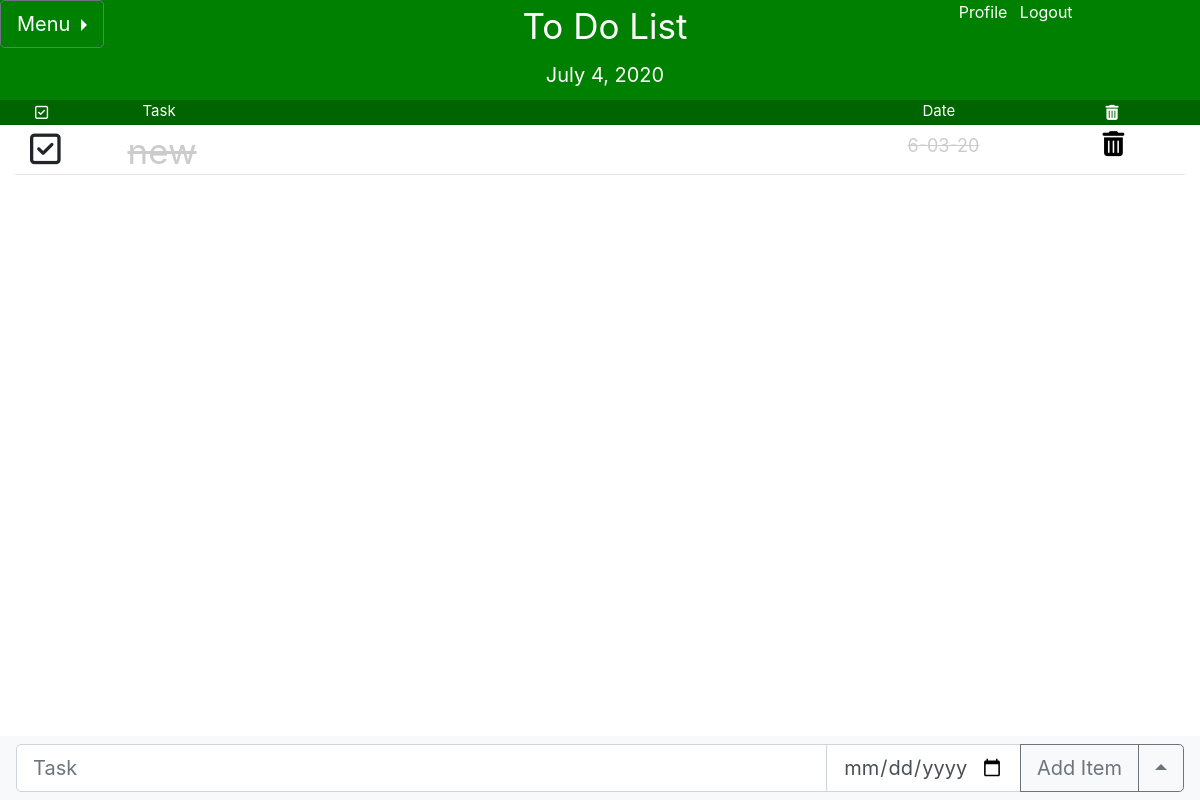
The app's page / (signed in), older data.
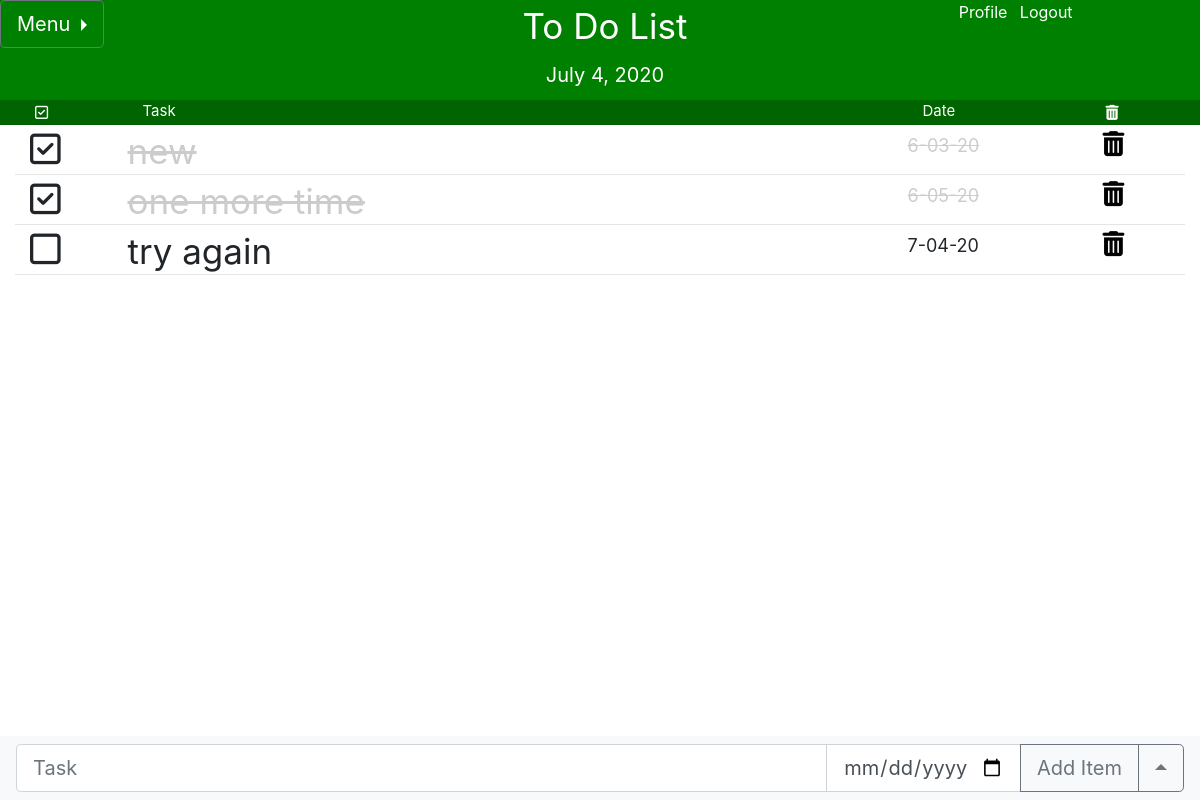
The same page, newer data.
### toDoList/models.py (models this page shows, shortened)
class Item(models.Model):
    task = models.CharField(max_length=30)
    date = models.DateTimeField(default=timezone.now)
    author = models.ForeignKey(User, on_delete=models.CASCADE)
    complete = models.BooleanField(default=False)

### toDoList/views.py (the view)
# urls.py: path('', ItemListView.as_view(), name='list-home'),
class ItemListView(LoginRequiredMixin, ListView):
    model = Item
    template_name ='toDoList/home.html' #<app>/</model>_<viewtype>.html
    context_object_name = 'tasks'
    ordering = ['-date']
    def get_queryset(self):
        return Item.objects.filter(author=self.request.user)

### toDoList/templates/toDoList/home.html
{% extends "toDoList/base.html" %}
{% load crispy_forms_tags %}
{% block content %}
{% if tasks %}
{% for task in tasks %}
    <div class="row item"  id="list" >
        {% if task.complete %}
        <i class="col far fa-check-square" id="box" job="complete" value="{{ task.id  }}"></i>
        <div class="col-8 lineThrough" id="task">{{ task.task }}</div>
        <div class="col-2 lineThrough" id="date">{{ task.date|date:"n-d-y" }}</div>
        {% else %}
        <i class="col far fa-square" id="box" job="complete" value="{{ task.id  }}"></i>
        <div class="col-8" id="task">{{ task.task }}</div>
        <div class="col-2" id="date">{{ task.date|date:"n-d-y" }}</div>
        {% endif %}
        <i class="col fa fa-trash" id="trash"  job="delete"></i>
    </div>
{% endfor %}
{% endif %}
{% endblock content %}

### toDoList/templates/toDoList/base.html (shortened to what this page needs)
{% load static %}
{% load crispy_forms_tags %}
<!DOCTYPE html>
<html>
    <head>
        <link rel="stylesheet" type="text/css" href="{% static 'toDoList/main.css' %}">
        <link rel="stylesheet" href="https://cdnjs.cloudflare.com/ajax/libs/font-awesome/4.7.0/css/font-awesome.min.css">
        <link rel="stylesheet" href="https://stackpath.bootstrapcdn.com/bootstrap/4.5.0/css/bootstrap.min.css">
    </head>
    <body>
    <div class="container-fluid" >
      <div class="fixed-top">
                  <div class="row" id="header">
                    <div class="col">
                       <div class="btn-group dropright">
                          <button class="btn btn-secondary btn-lg dropdown-toggle" type="button" id="dropdownMenuButton" data-toggle="dropdown" aria-haspopup="true" aria-expanded="false" style="background:green;">
                              Menu
                          </button>
                       </div>
                  </div>
                  <div class="col mx-auto" style="color: white; font-size: 35px; padding-left: 25px; text-align: center;">To Do List</div>
                          <div class="col text-center">
                            {% if user.is_authenticated %}
                            <a class="ml-2" id="user-links" href="{% url 'profile' %}">Profile</a>
                            <a class="ml-2" id="user-links" href="{% url 'logout' %}">Logout</a>
                            {% else %}
                            <a class="ml-2" id="user-links" href="{% url 'login' %}">Login</a>
                            <a class="ml-2" id="user-links" href="{% url 'register' %}">Sign-Up</a>
                            {% endif %}
                          </div>
                  </div>
                  <div class="row" id="sub-header">
                      <div class="col"></div>
                        <div class="col mx-auto" id="date-header" style="color: white; font-size: 20px; padding-top: 10px; padding-left: 25px; text-align: center;"></div>
                        <div class="col"></div>
                  </div>
                  <div id="main-heading">
                      <div class="row">
                                      <i class="col far fa-check-square " id="" style="position: relative; left:35px; top: 5px;"></i>
                                      <div class="col-8" style="position: relative; left:40px;">Task</div>
                                      <div class="col-2" id="" style="position: relative; left:0px;">Date</div>
                                      <div class="col fa fa-trash" id="" style="position: relative; left:-22px; top:5px;"></div>
                                  </div>
                  </div>
      </div>
      <div class="container-fluid" id="main">
              {% block content %}{% endblock %}
            </div>
        </div>
<form id="new-task">{% csrf_token %}
            <nav class="navbar fixed-bottom navbar-light bg-light">
                <div class="input-group input-group-lg">
                  <input type="text" id="add-task" class="form-control col-10" aria-label="Task" placeholder="Task">
                  <input type="date" id="add-date" class="form-control col-2" aria-label="Date" placeholder="Date">
                  <div class="input-group-append btn-group dropup">
                    <button type="button submit" class="btn btn-outline-secondary" id="add">Add Item</button>
                    <button type="button" class="btn btn-outline-secondary dropdown-toggle dropdown-toggle-split" data-toggle="dropdown" aria-haspopup="true" aria-expanded="false">
                    </button>
                  </div>
                </div>
            </nav>
</form>
    </body>
</html>

### toDoList/static/toDoList/main.css (style rules this page uses)
#header { height: 50px; background: green; }
#sub-header { height: 50px; background: green; }
#main-heading { color:white; background: darkgreen; padding-left: none; font-size: 15px; height: 25px; border-bottom: 1px solid rgba(0,0,0,0.1); }
#main { padding-top: 125px; padding-left: none; }
.item { height: 50px; border-bottom: 1px solid rgba(0,0,0,0.1); }
#box { font-size: 35px; padding-top: 7px; }
#date { font-size: 18px; padding-top: 7px; }
#user-links { color: white; }
#task { font-size: 35px; }
#trash { font-size: 25px; padding-top: 7px; color: black; text-decoration: none; }
.lineThrough { text-decoration: line-through; color : #ccc; }

Row changes from the older to the newer data that the page shows:
added Item: {{ task.id }} 26 (drawn), task "one more time", date "6-05-20"
added Item: {{ task.id }} 27 (drawn), task "try again", date "7-04-20"
